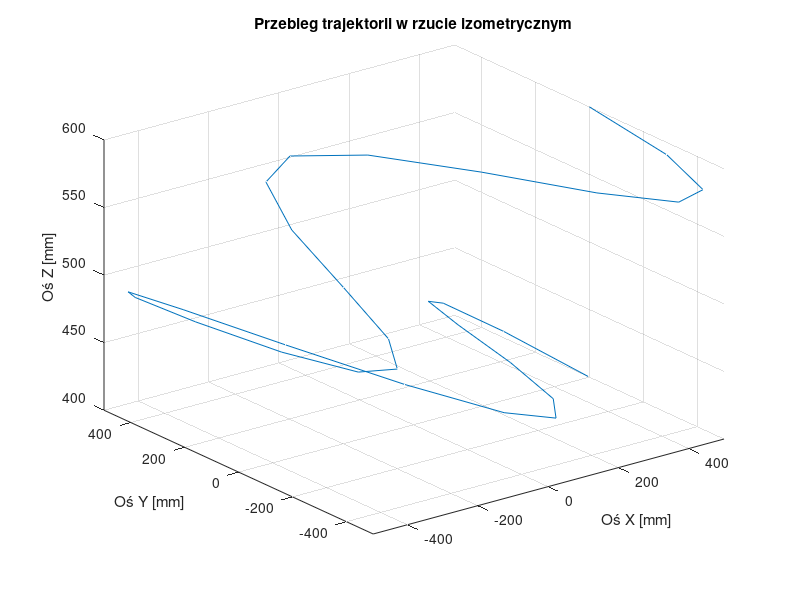
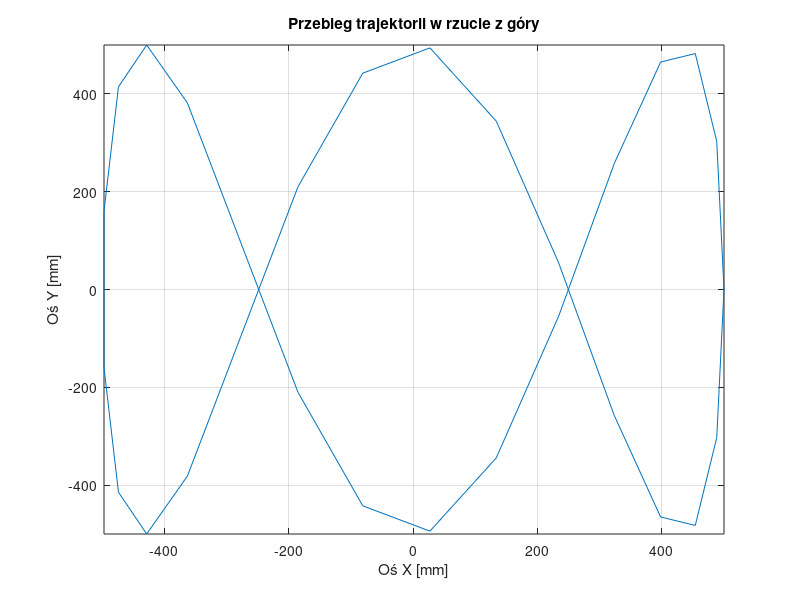

These charts were generated, in order, by the following MATLAB code: (Note: this script raises an error after producing the figures.)
clear all;
close all;
PathSize=30;
t=linspace(0,2*pi,PathSize);
x=500*sin(t+pi/2);
y=500*sin(3*t);
z=linspace(400,600,PathSize);
figure
plot3(x,y,z)
hold on
grid on
xlabel("Oś X [mm]")
ylabel("Oś Y [mm]")
zlabel("Oś Z [mm]")
title("Przebieg trajektorii w rzucie izometrycznym")
axis tight
figure
plot(x,y)
hold on
grid on
xlabel("Oś X [mm]")
ylabel("Oś Y [mm]")
axis tight
title("Przebieg trajektorii w rzucie z góry")
%% 
% x=000;
% y=900;
% z=500;
l1=300;
a1=100;
a2=100;
l2=500;

a3=200;
d4=300;
l3=sqrt(a3^2+d4^2);
alfa=asin(200/l3);
%%
th1=atan2(y,x);
% r1=sqrt(x.^2+y.^2);
r1=sqrt((x).^2+(y).^2)-sqrt((100*cos(th1)).^2+(100*sin(th1)).^2);
r2=z-l1;
fi2=atan2(r2,r1);
r3=sqrt(r1.^2+r2.^2);
fi1=acos((r3.^2+l2^2-l3^2)./(2*l2.*r3));
th2=round((fi2-fi1),8);
fi3=acos((l2^2+l3^2-r3.^2)./(-2*l2*l3))-alfa;
th3=round((pi-fi3),8);
figure
plot(rad2deg(wrapToPi(th1)))
hold on
plot(rad2deg(wrapToPi(th2)))
plot(rad2deg(wrapToPi(th3)))
axis tight
grid on
xlabel("Czas [s]")
ylabel("Kąt [stopnie]")
legend("Kąt theta1","Kąt theta2")
title("Wykres współrzędnych złączowych układu 3R")
legend("Kąt theta1","Kąt theta2","Kąt theta3")
traj=[th1;th2;th3];
save("traj3R.mat","traj")
